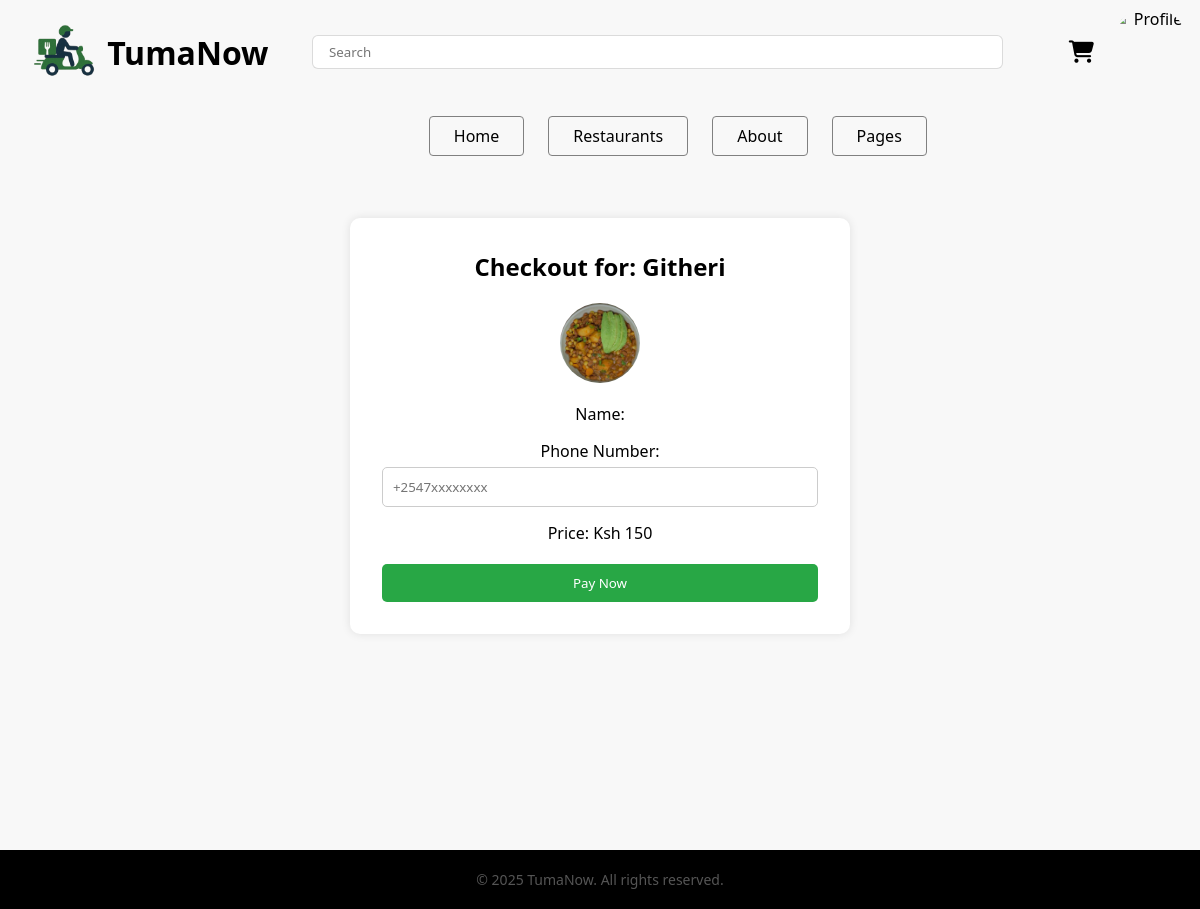
Screenshot of /checkout/1 (signed in) with the database file from the repository.
### Tumanow_app/models.py (models this page shows, shortened)
class Product(models.Model):
    vendor = models.ForeignKey(Vendor, on_delete=CASCADE)
    name = models.CharField(max_length=100)
    price = models.PositiveIntegerField()
    image = models.ImageField(upload_to='product_images/')
    restaurant = models.ForeignKey('Restaurant', on_delete=models.CASCADE, related_name='menu_items')

### Tumanow_app/views.py (the view)
# urls.py: path('checkout/<int:id>', views.checkout, name='checkout'),
@login_required(login_url="login")
def checkout(request, id):
    food = get_object_or_404(Product, pk=id)
    return render(request, 'checkout.html', {'food':food})

### Tumanow_app/templates/checkout.html (shortened to what this page needs)
{% extends 'base.html' %}
{% load static %}
{% block static_inclusions %}
<link rel="stylesheet" href="{% static 'checkout.css' %}">
{% endblock %}
{% block main %}
<main>
    <div class="checkout-container">
        <h2>Checkout for: {{ food.name }}</h2>
        <form method="POST" action="{% url 'process_checkout' id=food.id %}">
            <img src="{{ food.image.url }}" />
            <label for="name">Name: {{ request.user.customer.name }}</label>
            <label for="phone">Phone Number:</label>
            <input type="tel" name="phone" placeholder="+2547xxxxxxxx" required>
            <label for="price">Price: Ksh {{ food.price }}</label>
            <button type="submit">Pay Now</button>
        </form>
    </div>
</main>
{% endblock %}

### Tumanow_app/static/styles.css (style rules this page uses)
* { margin: 0; padding: 0; box-sizing: border-box; font-family: system-ui, -apple-system, "Segoe UI", Roboto, "Helvetica Neue", Arial, "Noto Sans", sans-serif, "Apple Color Emoji", "Segoe UI Emoji", "Segoe UI Symbol", "Noto Color Emoji"; }
body { font-family: 'Poppins', sans-serif; margin: 0; padding: 0; text-align: center; background-color: #f8f8f8; }
main { min-height: 74vh; }
.cart-container, .checkout-container { width: 80%; margin: 30px auto; font-family: Arial, sans-serif; }

### Tumanow_app/static/checkout.css (style rules this page uses)
.checkout-container { max-width: 500px; margin: 50px auto; background: #fff; padding: 2rem; border-radius: 10px; box-shadow: 0 0 10px rgba(0,0,0,0.1); }
.checkout-container h2 { margin-bottom: 20px; text-align: center; }
.checkout-container label { display: block; margin-top: 15px; }
.checkout-container input, .checkout-container select { width: 100%; padding: 10px; margin-top: 5px; border-radius: 5px; border: 1px solid #ccc; }
.checkout-container button { margin-top: 20px; padding: 10px; width: 100%; background: #28a745; color: #fff; border: none; border-radius: 5px; cursor: pointer; }
.checkout-container img { width: 80px; height: 80px; border-radius: 50%; object-fit: cover; }

### rows the page displays
Product: name "Githeri", image (picture), price "150"
